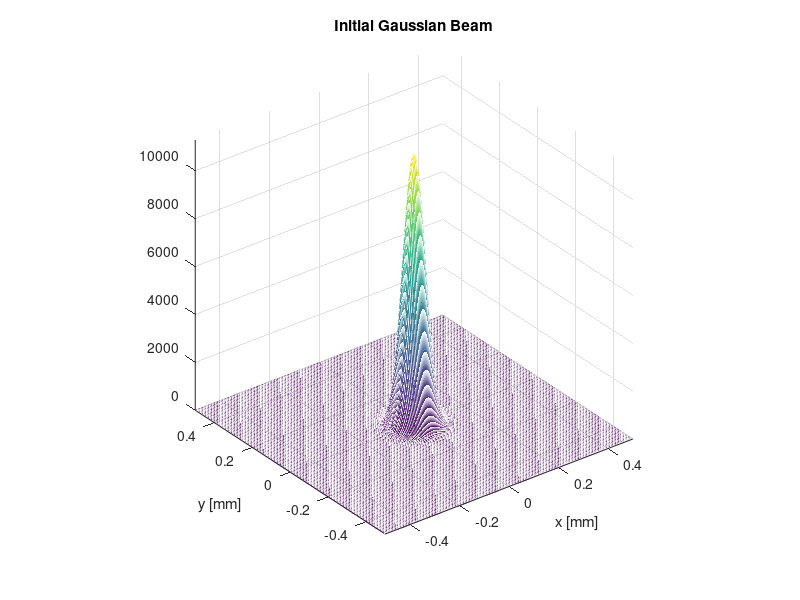
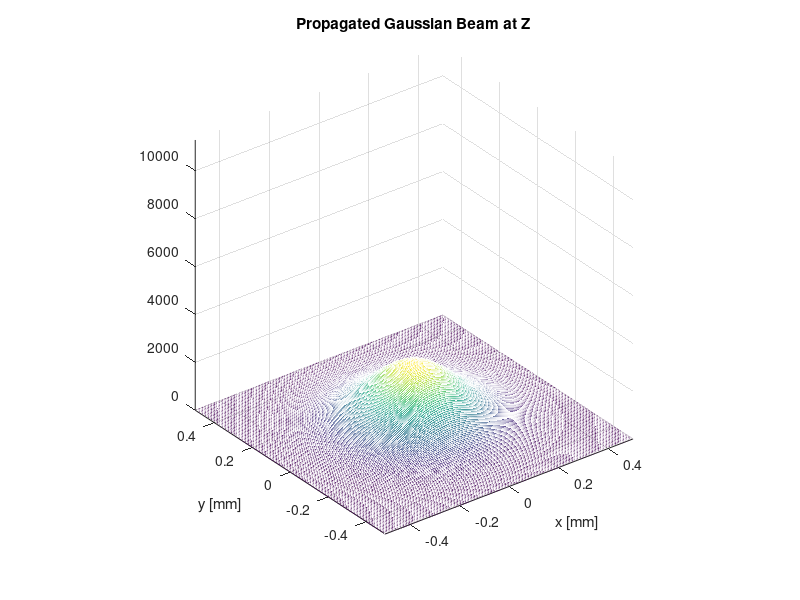
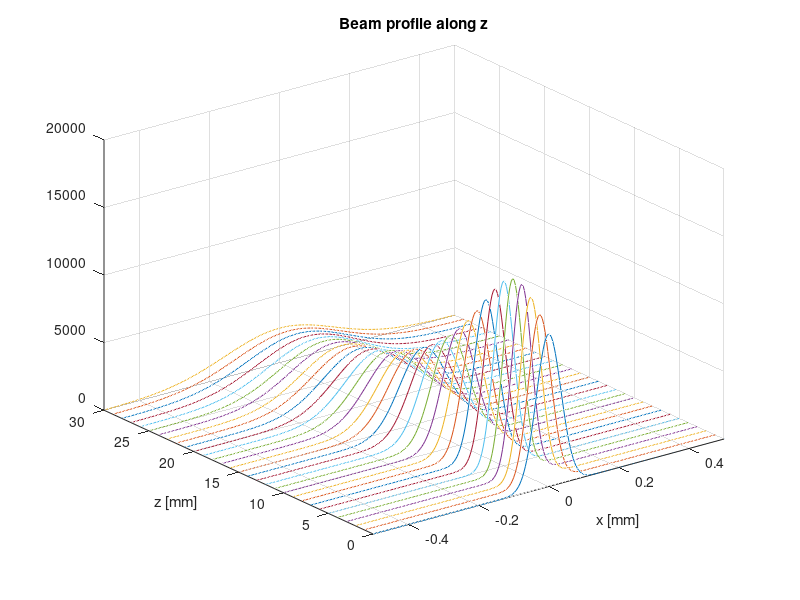
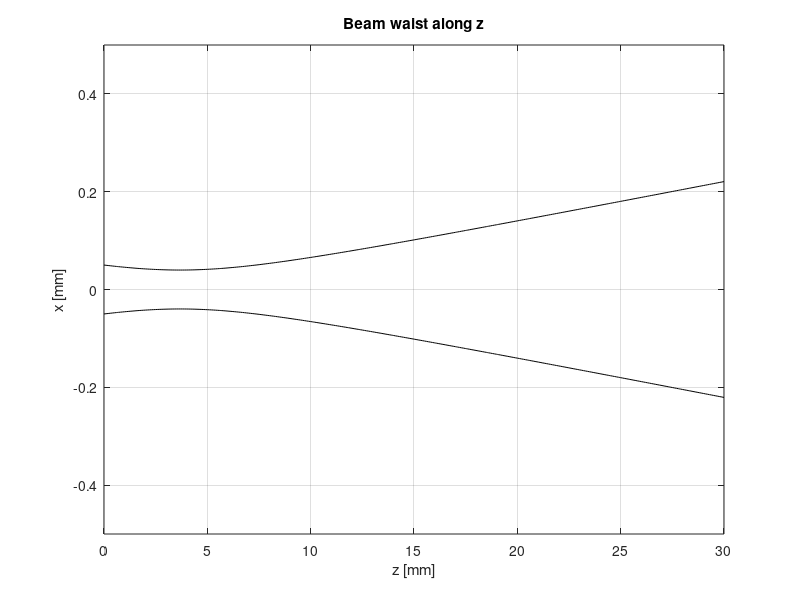

These charts were generated, in order, by the following MATLAB code:
%BPM_focusing_lens.m
%Simulation of Gaussian Beam Focused by a Lens Using BPM
%Project part 1 (Diffractive Propagation Method by a Pseudo-Spectral Approach)
%Paramters used for simulation :
%Ld (light wavelength) =1.03, w0 (waist)=0.05,
%dz(sample distance along z)=0.1, Z(total final distance away from lens) =30,
% f(focal length)= 10
clear
%Gaussian Beam
    N=512; %N : sampling number
    L=2*10^-3; %Display area (window of 2 mm, about 4.5 times the beam width at Z)
    %Ld=input('wavelength of light in [micrometers] = ');
    Ld=1.03;Ld=Ld*10^-6;
    k0=(2*pi)/Ld;
    %w0=input('Waist of Gaussian Beam in [mm] = ');
    w0=0.05;w0=w0*10^-3;
    %dz=input('step size of z (dz) in [mm] = ');
    dz=0.1;dz=dz*10^-3;
    %Z=input('destination of z in [mm] = ');
    Z=30;Z=Z*10^-3;
%Focal length of Lens
    %f=input('Focal length of lens in [mm]= ');
    f=10;f=f*10^-3;
%dx : step size
    dx=L/N;dy=L/N;
    for n= 1:N
      for m=1:N
     %Space axis
        x(m)=(m-1)*dx-L/2;
        y(n)=(n-1)*dy-L/2;
     %Frequency axis
        Kx(m)=(2*pi*(m-1))/(N*dx)-((2*pi*N)/(N*dx))/2;
        Ky(n)=(2*pi*(n-1))/(N*dy)-((2*pi*N)/(N*dy))/2;
      end
    end

[X,Y]=meshgrid(x,y);
[KX,KY]=meshgrid(Kx,Ky);

%Gaussian Beam in space domain (normalisation of the project sheet)
Gau_ini=1/(w0*pi^.5)*exp(-(X.^2+Y.^2)./(w0^2));

%Energy of the initial Gaussian beam
Energy_ini=dx*dy*sum(sum(abs(Gau_ini).^2))

%Lens Equation (named Lens so that the display area L is not overwritten)
Lens=exp(j*k0/(2*f)*(X.^2+Y.^2));

%Gaussian Beam passed through the lens
Gau_L=Gau_ini.*Lens;

%Free space transfer function of propagation
H=exp(j/(2*k0)*dz*(KX.^2+KY.^2));

%Iterative Loop
Gau=Gau_L;
n1=0;
for z=0:dz:Z-dz  %stops at Z-dz so that the last plane is exactly Z
    n1=n1+1 ;
    Zp(n1)=z+dz;
    %Gaussian Beam in Frequency domain
      FGau=fft2(Gau);
    %Propagated Gaussian beam in Frequency domain
      FGau=FGau.*fftshift(H);
    %Propagated Gaussian beam in space domain
      Gau=ifft2(FGau);
    %Step propagation through medium
      Gau_pro(:,n1)=Gau(:,N/2+1);  %central column (x=0)
end

%Energy of the final propagated Gaussian beam,
%to check conservation of energy
Energy_pro=dx*dy*sum(sum(abs(Gau).^2))
Energy_error=abs(Energy_pro-Energy_ini)/Energy_ini

%Beam width along z (1/e of the maximum amplitude, linear interpolation)
Gau_pro=[Gau_L(:,N/2+1) Gau_pro];  %add the lens plane z=0
Zp=[0 Zp];
for l=1:length(Zp)
    P=abs(Gau_pro(:,l))';
    [Pmax,im]=max(P);
    iL=find(P(1:im)<Pmax/exp(1),1,'last');
    iR=im-1+find(P(im:end)<Pmax/exp(1),1,'first');
    yL=interp1(P(iL:iL+1),y(iL:iL+1),Pmax/exp(1));
    yR=interp1(P(iR-1:iR),y(iR-1:iR),Pmax/exp(1));
    W(l)=(yR-yL)/2;
end

%Gaussian beam theory (waist at the lens)
zR=pi*w0^2/Ld;              %Rayleigh length before the lens
d_f=f/(1+(f/zR)^2);         %position of the focus
w_f=w0/sqrt(1+(zR/f)^2);    %waist at the focus
zR_f=pi*w_f^2/Ld;           %Rayleigh length after the lens
W_th=w_f*sqrt(1+((Zp-d_f)/zR_f).^2);

%Comparison BPM / theory
[W_min,i_min]=min(W);
Focus_BPM_mm=Zp(i_min)*10^3
Focus_theory_mm=d_f*10^3
Waist_BPM_um=W_min*10^6
Waist_theory_um=w_f*10^6
Width_Z_BPM_um=W(end)*10^6
Width_Z_theory_um=W_th(end)*10^6
Max_relative_deviation=max(abs(W-W_th)./W_th)

%axis in mm scale
x=x*10^3;
y=y*10^3;
Zp=Zp*10^3;
MAX1=max(max(abs(Gau_ini)));
MAX2=max(max(abs(Gau)));
MAX=max([MAX1 MAX2]);
Zoom=0.5; %half width of the displayed area in mm

figure(1);
mesh(x,y,abs(Gau_ini))
title('Initial Gaussian Beam')
xlabel('x [mm]')
ylabel('y [mm]')
axis([-Zoom Zoom -Zoom Zoom 0 MAX])
axis square

figure(2);
mesh(x,y,abs(Gau))
title('Propagated Gaussian Beam at Z')
xlabel('x [mm]')
ylabel('y [mm]')
axis([-Zoom Zoom -Zoom Zoom 0 MAX])
axis square

figure(3)
for l=1:10:length(Zp)  %one profile every 1 mm
  plot3(y',Zp(l)*ones(size(y')),abs(Gau_pro(:,l)))
  hold on
end
axis([-Zoom Zoom min(Zp) max(Zp)])
grid on
title('Beam profile along z')
xlabel('x [mm]')
ylabel('z [mm]')
hold off

figure(4)
A=max(abs(Gau_pro));
B=diag(1./A);
N_Gau_pro=abs(Gau_pro)*B;
contour(Zp,y,N_Gau_pro, [ exp(-1) exp(-1)], 'k')
axis([min(Zp) max(Zp) -Zoom Zoom])
grid on
title('Beam waist along z')
xlabel('z [mm]')
ylabel('x [mm]')

figure(5)
subplot(1,2,1)
imagesc(x,y,abs(Gau_L).^2)
axis([-Zoom Zoom -Zoom Zoom])
axis square
colorbar
title('Intensity at the lens plane (z=0)')
xlabel('x [mm]')
ylabel('y [mm]')
subplot(1,2,2)
imagesc(x,y,abs(Gau).^2)
axis([-Zoom Zoom -Zoom Zoom])
axis square
colorbar
title('Intensity at Z')
xlabel('x [mm]')
ylabel('y [mm]')

figure(6)
plot(Zp(1:5:end),W(1:5:end)*10^6,'bo',Zp,W_th*10^6,'k-',Zp,w0*abs(1-Zp/(f*10^3))*10^6,'r--')
grid on
legend('BPM (1/e of max)','Gaussian beam theory','Geometrical optics','Location','northwest')
title('Beam width along z')
xlabel('z [mm]')
ylabel('w(z) [\mum]')
%Beam profile before propagation (z=0) : before and just after the lens
Initial_width_um=W(1)*10^6  %1/e half-width at z=0 (should be w0 = 50 um)
P_ini=abs(Gau_ini(:,N/2+1));          %amplitude before the lens (central cut)
P_L=abs(Gau_L(:,N/2+1));              %amplitude just after the lens
Phi_L=unwrap(angle(Gau_L(:,N/2+1)));  %phase just after the lens
Phi_L=Phi_L-Phi_L(N/2+1);             %phase referenced to the centre

figure(7)
subplot(1,3,1)  %intensity map at z=0
imagesc(x,y,abs(Gau_ini).^2)
axis([-Zoom/2 Zoom/2 -Zoom/2 Zoom/2])
axis square
colorbar
title('|E|^2 before propagation (z=0)')
xlabel('x [mm]')
ylabel('y [mm]')
subplot(1,3,2)  %amplitude profile : unchanged by the lens
plot(y,P_ini,'b',y,P_L,'r--')
hold on
plot([-w0 w0]*10^3,max(P_ini)/exp(1)*[1 1],'k-o')  %1/e width = w0
hold off
axis([-Zoom/2 Zoom/2 0 1.1*max(P_ini)])
grid on
legend('before the lens','after the lens','1/e width = w_0')
title('Amplitude profile at z=0 (x=0)')
xlabel('y [mm]')
ylabel('|E|')
subplot(1,3,3)  %phase profile : flat before, parabolic after the lens
plot(y,zeros(size(y)),'b',y,Phi_L,'r',y,k0*(y*10^-3).^2/(2*f),'k:')
axis([-Zoom/2 Zoom/2 -1 1.1*k0*(Zoom/2*10^-3)^2/(2*f)])
grid on
legend('before the lens (flat)','after the lens','k_0 y^2 / 2f')
title('Phase profile at z=0 (x=0)')
xlabel('y [mm]')
ylabel('phase [rad]')
